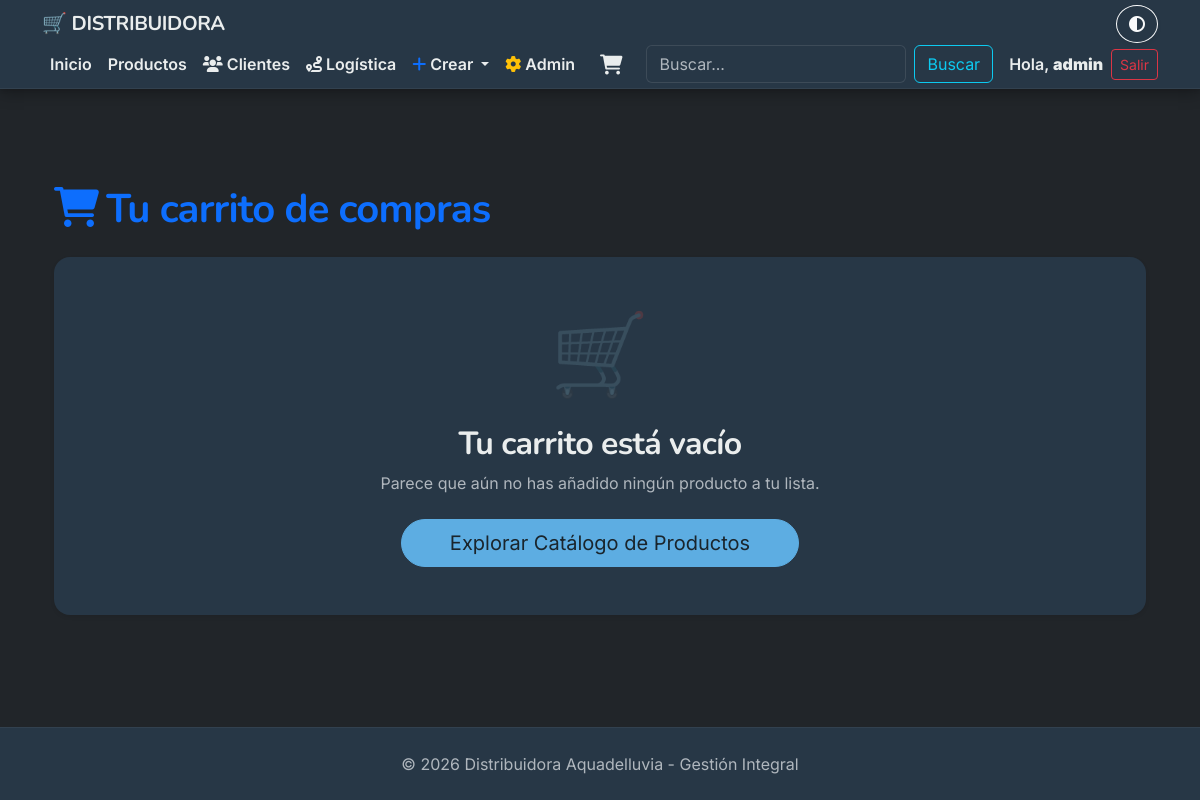
Page /carrito/ (signed in) on the earlier database version.
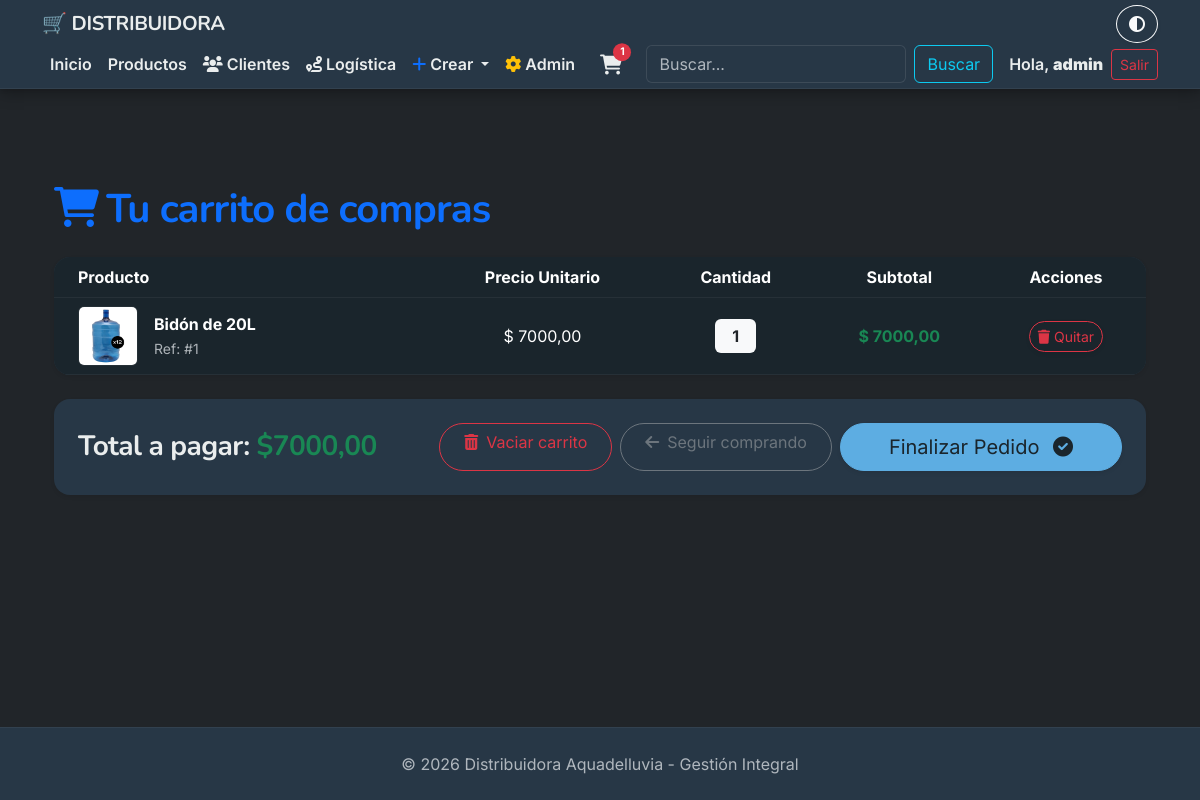
Same page on the later database version.
### apps/carrito/models.py (models this page shows, shortened)
class ItemCarrito(models.Model):
    carrito = models.ForeignKey(Carrito, on_delete=models.CASCADE, related_name='items')
    producto = models.ForeignKey(Producto, on_delete=models.CASCADE)
    cantidad = models.PositiveIntegerField(default=1)
    class Meta:
        unique_together = ('carrito', 'producto')
    def subtotal(self):
        return self.cantidad * self.producto.precio

### apps/productos/models.py (models this page shows, shortened)
class Producto(models.Model):
    id_producto = models.AutoField(primary_key=True)
    nombre = models.CharField(max_length=150)
    descripcion = models.TextField()
    categoria= models.ManyToManyField(Categoria)
    precio = models.DecimalField(max_digits=10, decimal_places=2)
    stock = models.IntegerField()
    fecha_creacion = models.DateTimeField(auto_now_add=True)
    fecha_actualizacion = models.DateTimeField(auto_now=True)
    imagen = models.ImageField(upload_to='productos/', null=True, blank=True)

### apps/carrito/views.py (the view)
# urls.py: path('', ver_carrito, name='ver_carrito'),
@login_required
def ver_carrito(request):
    carrito, _ = Carrito.objects.get_or_create(usuario=request.user)
    contexto = {
        'carrito': carrito,
        'items': carrito.items.all(),
        'total_precio': carrito.total_precio(),
    }
    return render(request, 'carrito/ver_carrito.html', contexto)

### apps/autenticacion/templatetags/grupos.py (called while the page is built)
@register.filter(name='has_group')
def has_group(user, group_name):
    return user.groups.filter(name=group_name).exists()

### apps/carrito/context_processors.py (called while the page is built)
def carrito_total(request):
    total_items = 0
    if request.user.is_authenticated:
        carrito = Carrito.objects.filter(usuario=request.user).first()
        if carrito:
            total_items = carrito.total_items()
    return {'carrito_total_items': total_items}

### apps/carrito/models.py (called while the page is built)
    def total_items(self):
        return sum(item.cantidad for item in self.items.all())

    def total_precio(self):
        return sum(item.subtotal() for item in self.items.all())

### templates/carrito/ver_carrito.html (shortened to what the changed rows need)
{% extends 'base.html' %}
{% load static %}
{% block content %}
<div class="container py-5">
    <h1 class="mb-4 text-start fw-bold text-primary">
        <i class="fas fa-shopping-cart me-2"></i>Tu carrito de compras
    </h1>
    {% if items %}
    <div class="card border-0 shadow-sm rounded-4 surface-card overflow-hidden mb-4">
    <div class="table-responsive">
        <table class="table table-hover align-middle mb-0">
            <thead class="table-body">
                <tr>
                    <th scope="col" class="ps-4">Producto</th>
                    <th scope="col" class="text-center">Precio Unitario</th>
                    <th scope="col" class="text-center">Cantidad</th>
                    <th scope="col" class="text-center">Subtotal</th>
                    <th scope="col" class="text-center">Acciones</th>
                </tr>
            </thead>
            <tbody>
                {% for item in items %}
                <tr>
                    <td class="ps-4">
                        <div class="d-flex align-items-center gap-3 text-start">
                            {% if item.producto.imagen %}
                                <img src="{{ item.producto.imagen.url }}" alt="{{ item.producto.nombre }}"
                                    class="rounded border" style="width:60px; height:60px; object-fit:cover;">
                            {% else %}
                                <img src="{% static 'img/no-image.png' %}" class="rounded border" style="width:60px; height:60px; object-fit:cover;">
                            {% endif %}
                            <div>
                                <span class="fw-bold d-block">{{ item.producto.nombre }}</span>
                                <small class="text-muted">Ref: #{{ item.producto.id_producto }}</small>
                            </div>
                        </div>
                    </td>
                    <td class="text-center">$ {{ item.producto.precio }}</td>
                    <td class="text-center">
                        <span class="badge bg-light text-dark border px-3 py-2 fs-6">{{ item.cantidad }}</span>
                    </td>
                    <td class="text-center fw-bold text-success">$ {{ item.subtotal }}</td>
                    <td class="text-center">
                        <a href="{% url 'apps.carrito:eliminar_del_carrito' item.id %}"
                            class="btn btn-sm btn-outline-danger rounded-pill shadow-sm">
                            <i class="fas fa-trash"></i> Quitar
                        </a>
                    </td>
                </tr>
                {% endfor %}
            </tbody>
        </table>
    </div>
    </div>
    <div class="card border-0 shadow-sm rounded-4 surface-card">
        <div class="card-body p-4 d-flex flex-column flex-md-row justify-content-between align-items-center gap-3">
            <h3 class="fw-bold mb-0">
                Total a pagar: <span class="text-success">${{ total_precio }}</span>
            </h3>
            <div class="d-flex flex-wrap justify-content-center gap-2">
                <a href="{% url 'apps.carrito:vaciar_carrito' %}" class="btn btn-outline-danger rounded-pill px-4">
                    <i class="fas fa-trash-alt me-2"></i>Vaciar carrito
                </a>
                <a href="{% url 'apps.productos:listar_productos' %}" class="btn btn-outline-secondary rounded-pill px-4">
                    <i class="fas fa-arrow-left me-2"></i>Seguir comprando
                </a>
                <a href="#" class="btn btn-primary btn-glow btn-lg rounded-pill px-5 shadow-sm">
                    Finalizar Pedido <i class="fas fa-check-circle ms-2"></i>
                </a>
            </div>
        </div>
    </div>
    {% else %}
    <div class="text-center py-5 shadow-sm border-0 rounded-4 surface-card hover-lift">
        <div class="mb-4">
            <span class="display-1 text-muted opacity-25">🛒</span>
        </div>
        <h2 class="fw-bold">Tu carrito está vacío</h2>
        <p class="text-muted mb-4">Parece que aún no has añadido ningún producto a tu lista.</p>
        <a href="{% url 'apps.productos:listar_productos' %}" class="btn btn-primary btn-glow btn-lg rounded-pill px-5">
            Explorar Catálogo de Productos
        </a>
    </div>
    {% endif %}
</div>
{% endblock %}

### templates/base.html (shortened to what the changed rows need)
{% load grupos %}
{% load static %}
<!DOCTYPE html>
<html lang="es" data-bs-theme="dark">
<head>
    <link href="https://cdn.jsdelivr.net/npm/bootstrap@5.3.8/dist/css/bootstrap.min.css" rel="stylesheet">
    <link rel="stylesheet" href="{% static 'style/aquadelluvia.css' %}?v=6">
    <link rel="stylesheet" href="{% static 'style/productos.css' %}?v=6">
    <link rel="stylesheet" href="https://cdnjs.cloudflare.com/ajax/libs/font-awesome/6.0.0/css/all.min.css">
</head>
<body class="d-flex flex-column min-vh-100 bg-body" >
    <header class="sticky-top shadow-sm">
        <nav class="navbar navbar-expand-lg py-1">
        <div class="container d-flex flex-wrap align-items-center justify-content-between">
            <div class="collapse navbar-collapse order-4 order-lg-3 w-100 w-lg-auto" id="navbarPF">
                <ul class="navbar-nav mb-2 mb-lg-0 me-3">
                    <li class="nav-item position-relative">
                        <a href="{% url 'apps.carrito:ver_carrito' %}" class="nav-link">
                            <div class="position-relative d-inline-block">
                                <i class="fas fa-shopping-cart fa-lg"></i>
                                {% if carrito_total_items > 0 %}
                                    <span class="position-absolute top-0 start-100 translate-middle badge rounded-pill bg-danger" style="font-size: 0.65rem;">
                                        {{ carrito_total_items }}
                                    </span>
                                {% endif %}
                            </div>
                        </a>
                    </li>
                </ul>
            </div>
        </div>
    </nav>
    </header>
    <main class="container my-5">
        {% block content %}{% endblock %}
    </main>
</body>
</html>

Differences in the rows shown:
added ItemCarrito: producto.imagen (picture), producto.nombre "Bidón de 20L", producto.id_producto "1", producto.precio "7000,00", cantidad "1", subtotal "7000,00"
Other differences:
{{ carrito_total_items }}: (not shown) → "1"
{{ total_precio }}: (not shown) → "7000,00"
text no longer shown: "🛒 Tu carrito está vacío Parece que aún no has añadido ningún producto a tu lista. Explorar Catálogo de Productos"
text now shown: "Producto Precio Unitario Cantidad Subtotal Acciones Total a pagar: $ Vaciar carrito Seguir comprando Finalizar Pedido"
